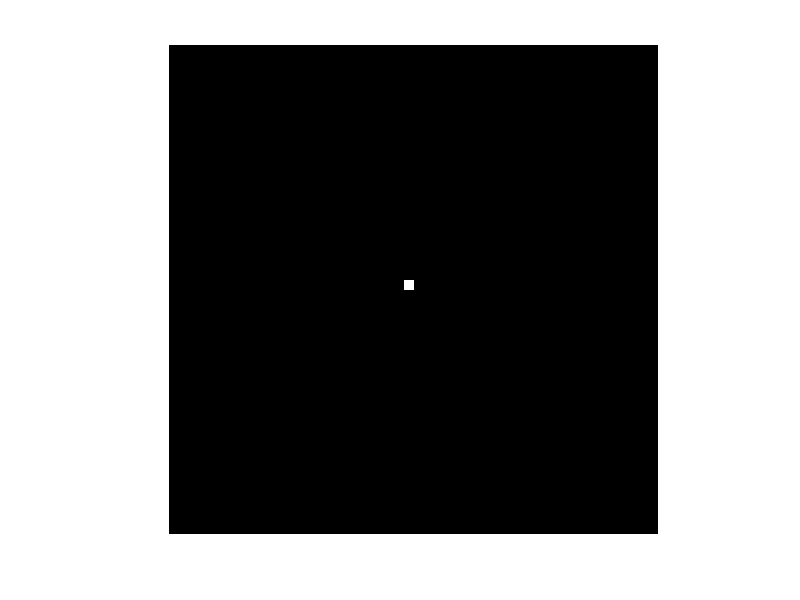
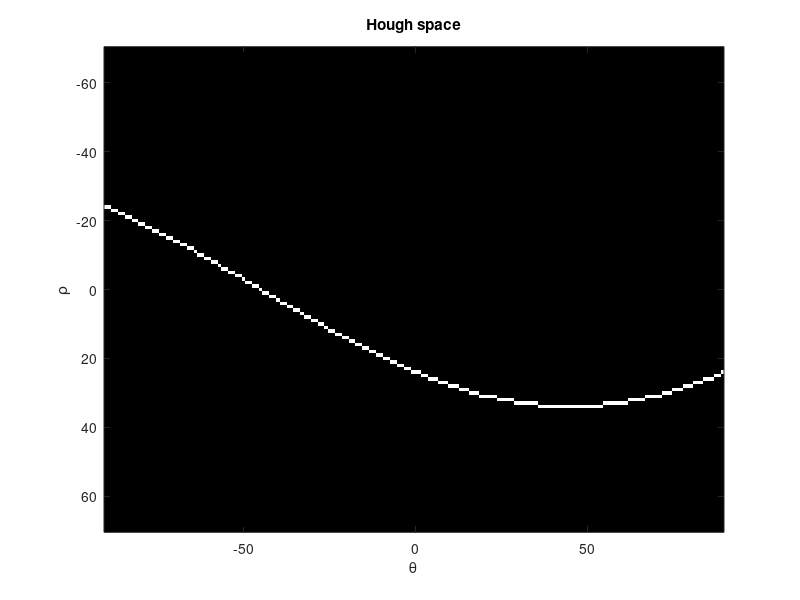
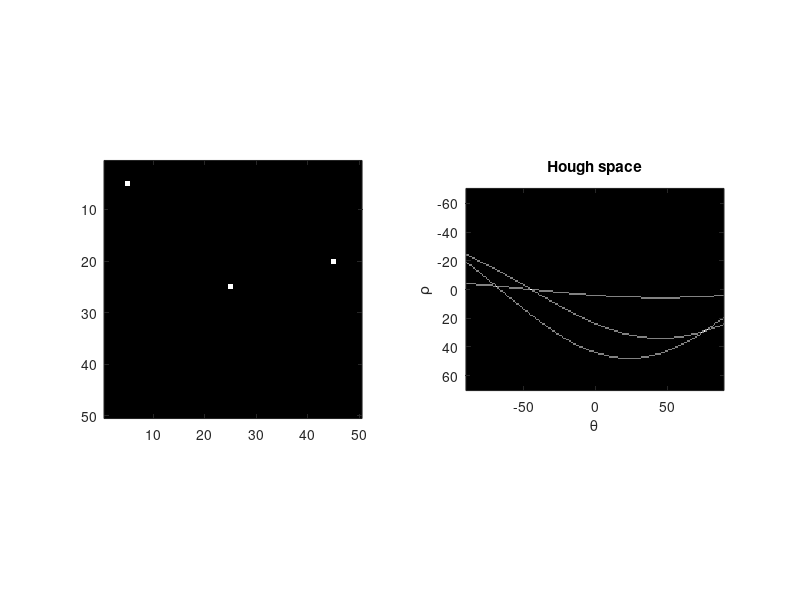
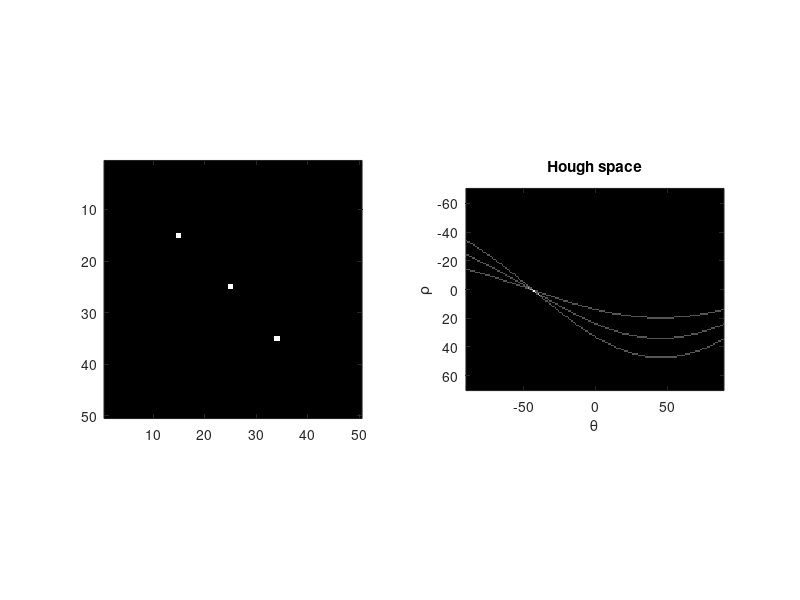

The MATLAB source for these figures, in order: (Note: this script raises an error after producing the figures.)
%% Exercise 11

%% PART 1: LINES AND THE HOUGH SPACE
clear; clc; close all;

a = zeros(50,50);
a(25,25) = 1;
figure; imshow(a);

%% Ex 1
%Calculate Hough transform of small image example with one dot

[H, T, R] = hough(a);
figure;
imshow(H, [], 'XData', T, 'YData', R, 'InitialMag', 'fit');
axis on
title('Hough space');
xlabel('\theta')
ylabel('\rho')

% Since 'a' only contains one point, this point can belong to many lines.
% Therefore the hough space contains many points as one sinusoidal curve.
% Each of the points on the sinusoidal curve corresponds to a straight line
% passing through the point in the image. 

%% Ex 2
%Create example image with three points and compute Hough transform of the
%image.

a = zeros(50,50);
a(25,25) = 1;
a(5,5) = 1;
a(20,45) = 1;

[H, T, R] = hough(a);

figure;
subplot(1,2,1)
imagesc(a); colormap gray; axis image
subplot(1,2,2)
imshow(H, [], 'XData', T, 'YData', R, 'InitialMag', 'fit');
axis on
title('Hough space');
xlabel('\theta')
ylabel('\rho')

% Now three sinusoidal curves are created. Two curves meet in the point in
% Hough space that corresponds to the line in 'a' going through the two 
% points corresponding to those two curves.

%% Ex 3
%Create new example image, with three points in the image lying on a
%straight line. Compute Hough transform.

a = zeros(50,50);
a(25,25) = 1;
a(15,15) = 1;
a(35,34) = 1;

[H, T, R] = hough(a);

figure;
subplot(1,2,1)
imagesc(a); colormap gray; axis image
subplot(1,2,2)
imshow(H, [], 'XData', T, 'YData', R, 'InitialMag', 'fit');
axis on
title('Hough space');
xlabel('\theta')
ylabel('\rho')

% The three sinusoidal curves now meet in one point corresponding to a line
% in 'a' going through all three points in the image.

%% Ex 4
%Find peaks in Hough space:

P  = houghpeaks(H); %P gives indices of rho and theta in the hough space image - not the values of rho and theta.
%P  = houghpeaks(H,10,'Threshold',1.5);

figure;
imshow(H, [], 'XData', T, 'YData', R, 'InitialMag', 'fit');
axis on
title('Hough space');
xlabel('\theta')
ylabel('\rho')
hold on;
x = T(P(:,2));
y = R(P(:,1));
plot(x,y,'o','color','red','linewidth',3);

% The maximum is the point where all three curves meet. I.e. the point
% which corresponds to the line that goes through most of the points in a.

%% Ex 5 
%Compute the slope intercept equation of the line corresponding to the
%maximum found in Ex. 4 and plot together with the input points (in the
%image).

% Equation 12.4 page 166

% Using degrees directly
theta = T(P(:,2)); %theta is in columns of P
rho = R(P(:,1)); %rho is in rows of P
a_slope = -cosd(theta)/sind(theta);
b = rho/sind(theta);

% Using radians
%theta = T(P(:,2))*pi/180;
%rho = R(P(:,1));
%a_slope = -cos(theta)/sin(theta);
%b = rho/sin(theta);

x = 1:50;
y = a_slope*x + b;

figure;
imagesc(a); colormap gray; axis image
hold on
plot(x,y,'r-');

%% Line detection in a real image
clear; clc; close all;
%% Ex 6 - Read and prepare image

Irgb = imread('DTUSigns2.jpg');
Icrop = Irgb(1407:1635,1983:2433,:);
I = rgb2gray(Icrop); %convert to grayscale

imshow(I,[]);
title('Grayscale image')

%Edge detection
h = fspecial('gaussian', 3, 1); %Smoothing filter, to reduce noise
I2 = imfilter(I,h,'replicate'); %Filtering with replicate padding

figure;
imshow(I2,[]);
title('Smoothed image')

figure;
subplot(1,2,1)
BW1 = edge(I2,'prewitt');
imshow(BW1);
title('Smooth+Prewitt')
subplot(1,2,2)
BW2 = edge(I2,'canny',0.6);
imshow(BW2);
title('Smooth+Canny')

% We apply the gaussian filter to remove noise

%% Ex 7 - Hough space of edge image

%Binary mask to use:
BW = BW2; %canny 

[H, T, R] = hough(BW);
figure;
imshow(H, [], 'XData', T, 'YData', R, 'InitialMag', 'fit');
axis on
axis normal
title('Hough space');
xlabel('\theta')
ylabel('\rho')

%% Ex 8 - Find maximum in Hough space

P  = houghpeaks(H);
%P  = houghpeaks(H,12,'Threshold',0);

figure;
imshow(H, [], 'XData', T, 'YData', R, 'InitialMag', 'fit');
axis on
axis square
title('Hough space');
xlabel('\theta')
ylabel('\rho')
hold on;
x = T(P(:,2));
y = R(P(:,1));
plot(x,y,'o','color','red','linewidth',3);

%% 9 - Slope-intercept

% Using degrees directly
theta = T(P(:,2)); %theta is in columns of P
rho = R(P(:,1)); %rho is in rows of P
a_slope = -cosd(theta)/sind(theta);
b = rho/sind(theta);

% Using radians
%theta = (T(P(:,2))+eps)*pi/180;
%rho = R(P(:,1));
%a_slope = -cos(theta)./sin(theta);
%b = rho./sin(theta);

idx=1;
x = 1:size(I,2);
y = a_slope(idx)*x + b(idx);

%Show image with line corresponding to the max peak in the hough space
figure;
imagesc(I); colormap gray; axis image
hold on
plot(x,y,'r-','linewidth',3);
ylim([0 size(I,1)])

%% 10 - Extract line with houghlines
line_H = houghlines(BW,T,R,P,'FillGap',1000);
figure;
imshow(I,[]);
hold on

%Loop used if several peaks are found with houghpeaks - then several lines
%are plotted
for k = 1:length(line_H)
% Plot line
xy = [line_H(k).point1; line_H(k).point2];
plot(xy(:,1),xy(:,2),'LineWidth',2,'Color','green');

% Plot beginnings and ends of line
plot(xy(1,1),xy(1,2),'x','LineWidth',2,'Color','yellow');
plot(xy(2,1),xy(2,2),'x','LineWidth',2,'Color','red');

end

hold off;

%% 11 - Locate several maxima
%P  = houghpeaks(H,6); %Defines its own threshold - therefore not necessarily 6 maxima.
P  = houghpeaks(H,6,'Threshold',0);

x = T(P(:,2)); 
y = R(P(:,1));

figure
imshow(H,[],'XData',T,'YData',R,'InitialMagnification','fit');
xlabel('\theta');
ylabel('\rho');
axis on, axis normal, hold on;
plot(x,y,'o','color','red');

%% 12 - Plot several lines

lines = houghlines(BW,T,R,P,'FillGap',1000);

figure, imshow(I), hold on
for k = 1:length(lines)
    xy = [lines(k).point1; lines(k).point2];
    plot(xy(:,1),xy(:,2),'LineWidth',2,'Color','green');
end
hold off; 

% We would hope to find the lines surrounding the signs itself.
% Instead we found a lot of the lines on the metal frame holding the signs.
% This makes sense, since these are longer lines than the sides of the
% signs.

%% 13 - Experiments

% More lines 
P  = houghpeaks(H,15,'Threshold',100);
%P  = houghpeaks(H,15,'Threshold',0);

lines = houghlines(BW,T,R,P,'FillGap',1000);

figure, imshow(I), hold on
for k = 1:length(lines)
    xy = [lines(k).point1; lines(k).point2];
    plot(xy(:,1),xy(:,2),'LineWidth',2,'Color','green');
end
hold off;

% Yes, the lines found are the ones expected. But not necessarily the ones
% desired to find. Depending on the threshold, some very strange lines are
% also found - for example using threshold=0.
%%
% Only with red channel
I = Icrop(:,:,1); 
%I_test = I-255;

% Filtering and edge detection
I2 = imfilter(I,h,'replicate');
BW = edge(I2,'canny');

%Hough transform
[H, T, R] = hough(BW);
P = houghpeaks(H,8,'Threshold',0);
lines = houghlines(BW,T,R,P,'FillGap',1000);
figure, imshow(I), hold on
for k = 1:length(lines)
    xy = [lines(k).point1; lines(k).point2];
    plot(xy(:,1),xy(:,2),'LineWidth',2,'Color','green');
end
hold off; 

% Using only the red channel does not give a better result.
% This is because other edges than the ones along the signs still are
% visible

%% Try to preprocess the red channel or the image, using the red channel
% Only with red channel
Ired = Icrop(:,:,1);
Igreen = Icrop(:,:,2);
Iblue = Icrop(:,:,3);
I = Ired>160 & Ired<180 & Igreen>50 & Igreen<70 & Iblue>50 & Iblue<70;
SE = strel('disk',5);
I_closed = imclose(I,SE);

%Show binary image - thresholded to only contain the red signs
imshow(I_closed)

% Filtering and edge detection
I2 = imfilter(I_closed,h,'replicate');
BW = edge(I2,'canny');

%Hough transform
[H, T, R] = hough(BW);
P = houghpeaks(H,8);
lines = houghlines(BW,T,R,P,'FillGap',1000);
figure, imshow(Icrop), hold on
for k = 1:length(lines)
    xy = [lines(k).point1; lines(k).point2];
    plot(xy(:,1),xy(:,2),'LineWidth',2,'Color','green');
end
hold off; 

%Now lines are along the signs - but the preprocessing, has made them
%smaller in the binary image, which results in lines a bit inside the red
%signs. This can be done better.

%%
%Canny filter seems to be better than prewitt, especially when threshold is used.

%% Part 2: Finding the liver outline
clear; clc; close all; 

%Load CT images
ct1 = dicomread('LiverTraining1.dcm');
ct2 = dicomread('LiverTraining2.dcm');
ct3 = dicomread('LiverTraining3.dcm');

ct1_val = dicomread('LiverValidation1.dcm');
ct2_val = dicomread('LiverValidation2.dcm');
ct3_val = dicomread('LiverValidation3.dcm');

%% Ex 14 - Show images

figure; 
subplot(2,3,1)
imshow(ct1,[-400,400]);
title('Training 1'); 
subplot(2,3,2)
imshow(ct2,[-400,400]);
title('Training 2'); 
subplot(2,3,3)
imshow(ct3,[-400,400]);
title('Training 3'); 
subplot(2,3,4)
imshow(ct1_val,[-400,400]);
title('Validation 1'); 
subplot(2,3,5)
imshow(ct2_val,[-400,400]);
title('Validation 2'); 
subplot(2,3,6)
imshow(ct3_val,[-400,400]);
title('Validation 3'); 

%% 15 - Center

%imshow(ct1,[-400,400]);
%center = ginput(1);
load center

%% 16 - Resample image along spokes

lSpoke = 110; %spoke length
nAng = 360; %number of angles
IM=double(ct1);
[linesI, lCoords] = SampleSpokes(IM, nAng, lSpoke, center);

%% 17 - Show resampled image

I_spoke1 = uint8(linesI); 
imshow(I_spoke1); 

% The edge is very visible, but we need to make the edge stand out (as
% dark) if we want to be able to detect it with dynamic programming. 

%% 18 - Filter image

%% Solution 1:
% % Remove white things
% SE = strel('disk',10); 
% I_spoke = imopen(I_spoke1,SE); 
% figure
% imshow(I_spoke); 
% 
% % Detect edge
% prewitt = fspecial('prewitt'); 
% BW = imfilter(I_spoke,prewitt');
% figure
% imshow(BW);
% 
% % Make edge dark
% costI = 255 - BW;
% imshow(costI);  

%% Solution 2 - threshold, smoothing and edge detection: 

%Threshold to remove bones (very high values): 
Ithr = I_spoke1;
Ithr(Ithr>150)=0;
imshow(Ithr)

%Use smoothing filter (gaussian)
h = fspecial('gaussian', 3, 1);
Igauss = imfilter(Ithr,h,'replicate');

%Use sobel filter to enhance edges
sobel = fspecial('sobel'); 
Iedge = imfilter(Igauss,sobel');
imshow(Iedge);

%Create cost image
costI = 255 - Iedge;
imshow(costI); 

%See p.76-77
%% 19 - Find path 
% The cost matrix needs to be of type double
Brd = doDP(double(costI)); %Output is column indices for each row, where the dynamic programming line goes through

%% 20 - Show path
figure; 
imshow(I_spoke1); 
hold on
plot(Brd,1:nAng,'-r','linewidth',2);

%% 21 - Show path in original image

%Convert found path into coordinates in the original image
[ix,iy] = dpConvertPolar(nAng, lCoords, Brd);

figure; 
imshow(ct1,[-400,400])
hold on
plot(ix,iy,'-r','linewidth',2);

%% 22
% Due to the attempt of preventing the path from going through the white
% things, some of the actual border was removed with the filtering as well.
% Therefore the outline is not perfect. Better filters could probably be found. 

%% 23 - everything put into a function. The function only needs the ct image and the center of the liver
im = ct3_val;

imshow(im,[-400,400]);
center = ginput(1);

[ix,iy] = findLiverOutline(im, center);

figure; 
imshow(im,[-400,400])
hold on
plot(ix,iy,'-r','linewidth',2);

